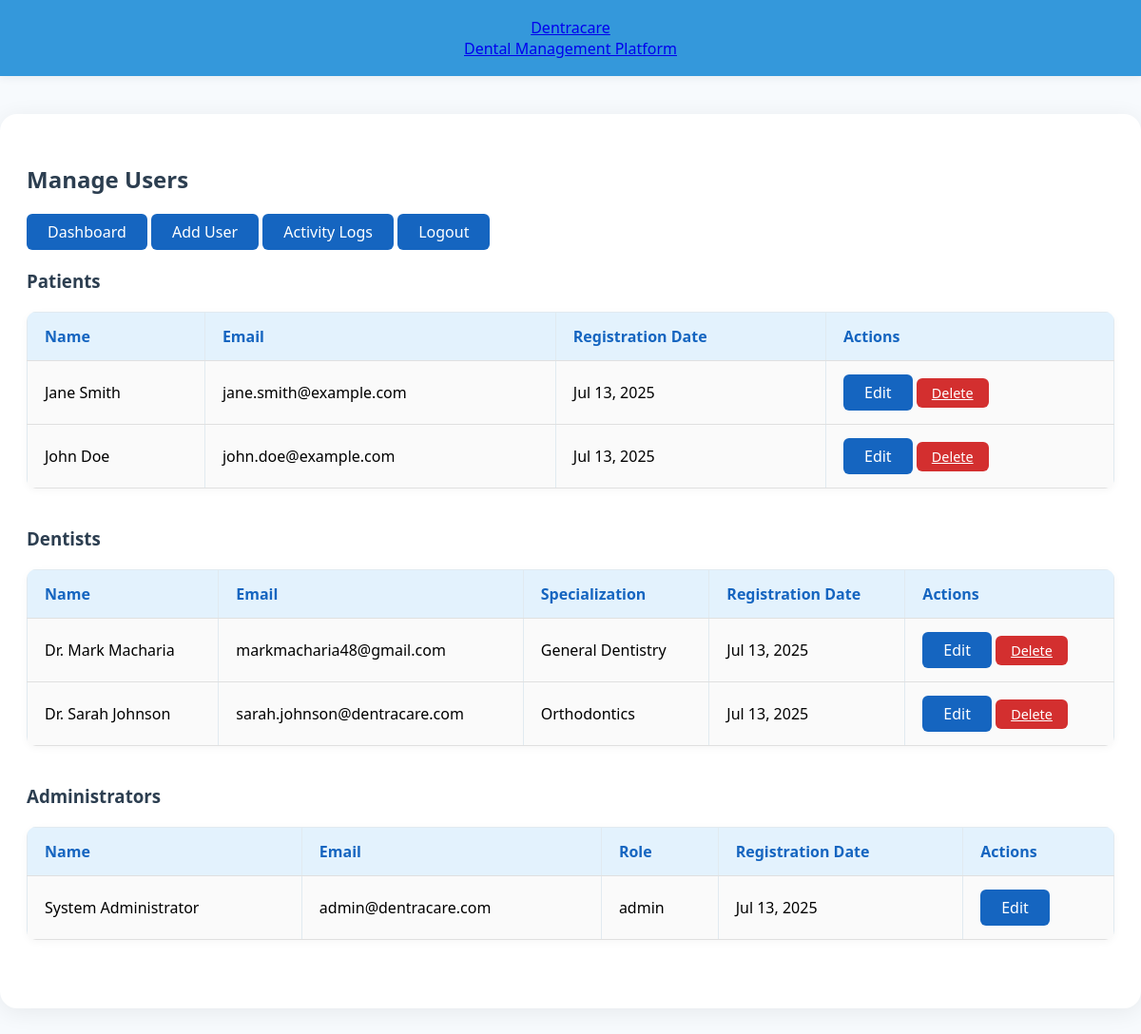
Page /admin/manage_users.php (signed in) on the committed database.
### tables this page shows
CREATE TABLE patients (
    id INT PRIMARY KEY AUTO_INCREMENT,
    name VARCHAR(100) NOT NULL,
    email VARCHAR(100) UNIQUE NOT NULL,
    password VARCHAR(255) NOT NULL,
    phone VARCHAR(20),
    address TEXT,
    date_of_birth DATE,
    created_at TIMESTAMP DEFAULT CURRENT_TIMESTAMP,
    updated_at TIMESTAMP DEFAULT CURRENT_TIMESTAMP ON UPDATE CURRENT_TIMESTAMP
);

CREATE TABLE dentists (
    id INT PRIMARY KEY AUTO_INCREMENT,
    name VARCHAR(100) NOT NULL,
    email VARCHAR(100) UNIQUE NOT NULL,
    password VARCHAR(255) NOT NULL,
    phone VARCHAR(20),
    specialization VARCHAR(100),
    license_number VARCHAR(50),
    created_at TIMESTAMP DEFAULT CURRENT_TIMESTAMP,
    updated_at TIMESTAMP DEFAULT CURRENT_TIMESTAMP ON UPDATE CURRENT_TIMESTAMP
);

### admin/manage_users.php (the view, shortened to what this page needs)
<?php
require_once(__DIR__ . '/../config/db.php');
$patients = $conn->query("SELECT id, name, email, created_at FROM patients ORDER BY name ASC");
$dentists = $conn->query("SELECT id, name, email, specialization, created_at FROM dentists ORDER BY name ASC");
$admins = $conn->query("SELECT id, name, email, role, created_at FROM admins ORDER BY name ASC");
?>
<!DOCTYPE html>
<html>
<head>
    <link rel="stylesheet" href="../patient/assets/css/style.css">
</head>
<body>
    <div class="header">
        <a href="../index.php" class="dentracare-logo">
            <div>
                <div class="logo-text">Dentracare</div>
                <div class="logo-subtitle">Dental Management Platform</div>
            </div>
        </a>
    </div>
    <div class="admin-container">
        <h2>Manage Users</h2>
        <div style="margin-bottom: 20px;">
            <a href="dashboard.php" class="admin-btn">Dashboard</a>
            <a href="add_user.php" class="admin-btn">Add User</a>
            <a href="activity_logs.php" class="admin-btn">Activity Logs</a>
            <a href="logout.php" class="admin-btn">Logout</a>
        </div>
        <div class="user-section">
            <h3>Patients</h3>
            <table class="user-table">
                <tr>
                    <th>Name</th>
                    <th>Email</th>
                    <th>Registration Date</th>
                    <th>Actions</th>
                </tr>
                <?php while ($patient = $patients->fetch_assoc()): ?>
                <tr>
                    <td><?php echo htmlspecialchars($patient['name']); ?></td>
                    <td><?php echo htmlspecialchars($patient['email']); ?></td>
                    <td><?php echo date('M d, Y', strtotime($patient['created_at'])); ?></td>
                    <td>
                        <a href="edit_user.php?type=patient&id=<?php echo $patient['id']; ?>" class="admin-btn">Edit</a>
                        <a href="?delete=<?php echo $patient['id']; ?>&type=patient" class="delete-btn" onclick="return confirm('Are you sure you want to delete this patient?')">Delete</a>
                    </td>
                </tr>
                <?php endwhile; ?>
            </table>
        </div>
        <div class="user-section">
            <h3>Dentists</h3>
            <table class="user-table">
                <tr>
                    <th>Name</th>
                    <th>Email</th>
                    <th>Specialization</th>
                    <th>Registration Date</th>
                    <th>Actions</th>
                </tr>
                <?php while ($dentist = $dentists->fetch_assoc()): ?>
                <tr>
                    <td><?php echo htmlspecialchars($dentist['name']); ?></td>
                    <td><?php echo htmlspecialchars($dentist['email']); ?></td>
                    <td><?php echo htmlspecialchars($dentist['specialization']); ?></td>
                    <td><?php echo date('M d, Y', strtotime($dentist['created_at'])); ?></td>
                    <td>
                        <a href="edit_user.php?type=dentist&id=<?php echo $dentist['id']; ?>" class="admin-btn">Edit</a>
                        <a href="?delete=<?php echo $dentist['id']; ?>&type=dentist" class="delete-btn" onclick="return confirm('Are you sure you want to delete this dentist?')">Delete</a>
                    </td>
                </tr>
                <?php endwhile; ?>
            </table>
        </div>
        <div class="user-section">
            <h3>Administrators</h3>
            <table class="user-table">
                <tr>
                    <th>Name</th>
                    <th>Email</th>
                    <th>Role</th>
                    <th>Registration Date</th>
                    <th>Actions</th>
                </tr>
                <?php while ($admin = $admins->fetch_assoc()): ?>
                <tr>
                    <td><?php echo htmlspecialchars($admin['name']); ?></td>
                    <td><?php echo htmlspecialchars($admin['email']); ?></td>
                    <td><?php echo htmlspecialchars($admin['role']); ?></td>
                    <td><?php echo date('M d, Y', strtotime($admin['created_at'])); ?></td>
                    <td>
                        <a href="edit_user.php?type=admin&id=<?php echo $admin['id']; ?>" class="admin-btn">Edit</a>
                    </td>
                </tr>
                <?php endwhile; ?>
            </table>
        </div>
    </div>
</body>
</html>

### patient/assets/css/style.css (style rules this page uses)
body { font-family: 'Segoe UI', Arial, sans-serif; background: #f7fafd; margin: 0; padding: 0; }
.header { background: #3498db; color: #fff; padding: 18px 0; text-align: center; box-shadow: 0 2px 8px rgba(44,62,80,0.07); }
h2, h3 { color: #2c3e50; }
table { width: 100%; border-collapse: collapse; margin-top: 20px; background: #f9f9f9; }
th, td { padding: 12px; border: 1px solid #e1eaf0; text-align: left; }
th { background: #eaf6fb; color: #2c3e50; }

### admin/manage_users.php (style rules this page uses)
.admin-container { max-width: 1200px; margin: 40px auto; background: #fff; border-radius: 18px; box-shadow: 0 4px 24px rgba(0,0,0,0.07); padding: 32px 28px; }
.user-section { margin-bottom: 40px; }
.user-table { width: 100%; border-collapse: collapse; margin: 20px 0; background: #fafafa; border-radius: 10px; overflow: hidden; box-shadow: 0 2px 8px rgba(0,0,0,0.04); }
.user-table th, .user-table td { padding: 14px 18px; border-bottom: 1px solid #e0e0e0; text-align: left; }
.user-table th { background: #e3f2fd; color: #1565c0; font-weight: 600; }
.admin-btn { background: #1565c0; color: #fff; border: none; border-radius: 6px; padding: 8px 22px; font-size: 1rem; font-weight: 500; cursor: pointer; transition: background 0.2s; text-decoration: none; display: inline-block; }
.delete-btn { background: #d32f2f; color: #fff; border: none; border-radius: 6px; padding: 6px 16px; font-size: 0.9rem; cursor: pointer; transition: background 0.2s; }

### rows in the picture
patients: name "Jane Smith", email "jane.smith@example.com", created_at "Jul 13, 2025"
patients: name "John Doe", email "john.doe@example.com", created_at "Jul 13, 2025"
dentists: name "Dr. Mark Macharia", email "markmacharia48@gmail.com", specialization "General Dentistry", created_at "Jul 13, 2025"
dentists: name "Dr. Sarah Johnson", email "sarah.johnson@dentracare.com", specialization "Orthodontics", created_at "Jul 13, 2025"

### other values in the picture
$admin['name'] "System Administrator"
$admin['email'] "admin@dentracare.com"
$admin['role'] "admin"
date('M d, Y', strtotime($admin['created_at'])) "Jul 13, 2025"
